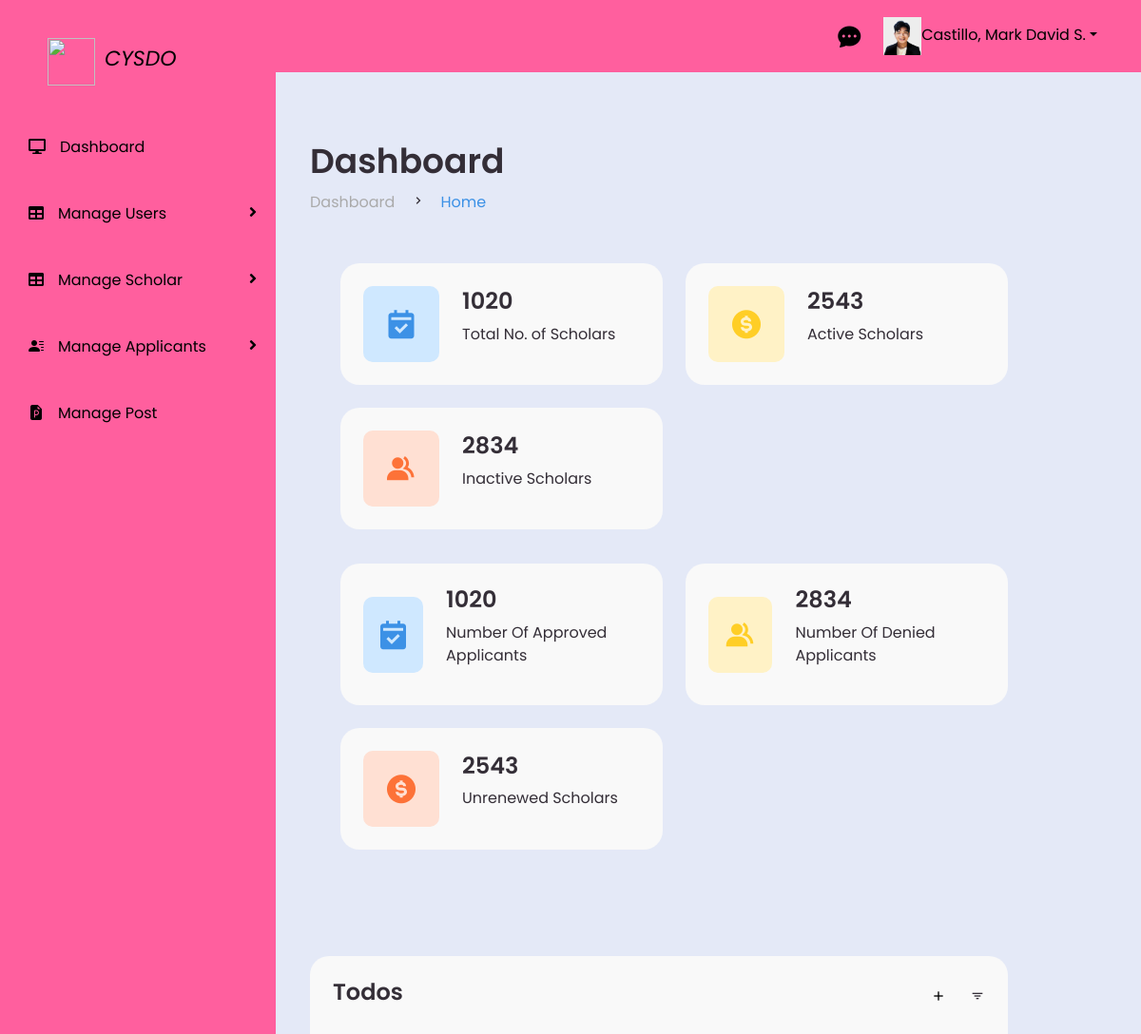
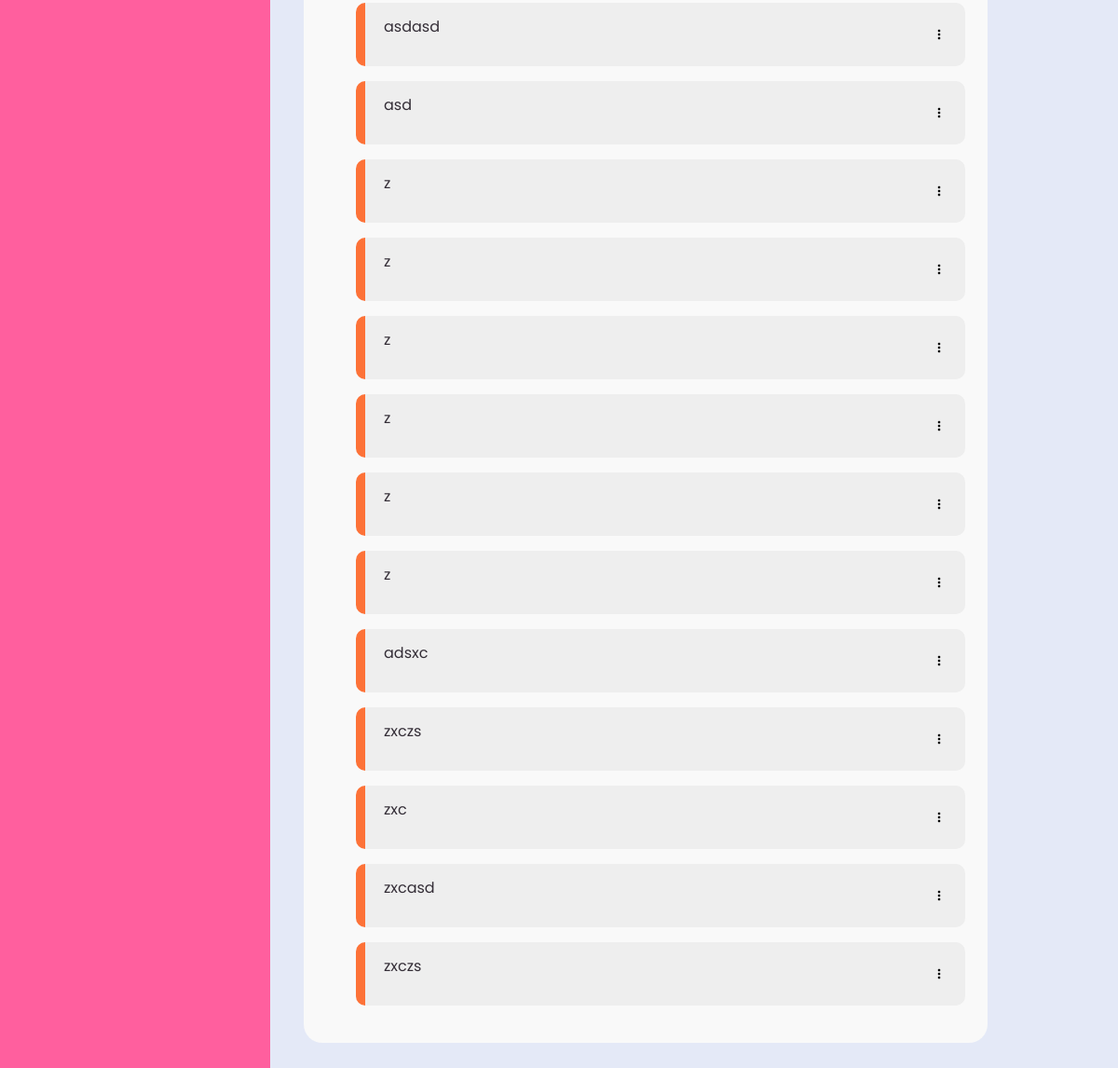
Screenshot of /pages/admin/adminHome.php (signed in) with the database file from the repository (2 pictures, top to bottom).
### tables this page shows
CREATE TABLE `todos` (
  `id` int(11) NOT NULL,
  `todo_text` varchar(255) NOT NULL,
  `completed` tinyint(1) DEFAULT 0,
  `created_at` timestamp NOT NULL DEFAULT current_timestamp()
);

### pages/admin/adminHome.php (the view, shortened to what this page needs)
<html lang="en">
<head>
    <link href="https://cdn.jsdelivr.net/npm/bootstrap@5.3.0/dist/css/bootstrap.min.css" rel="stylesheet">
    <link rel="stylesheet" href="../../style/dashboard.css">
</head>
<body>
    <?php
    if ($_SESSION['role'] === 'admin') {
        include '../../assets/template/profileNav.php';
    } elseif ($_SESSION['role'] === 'staff') {
        include '../../assets/template/staffNavi.php';
    }
    ?>
    <section id="content" class="home-section">
        <?php
        if ($_SESSION['role'] === 'admin') {
        ?> <main>
                <div class="head-title">
                    <div class="left">
                        <h1>Dashboard</h1>
                        <ul class="breadcrumb">
                            <li>
                                <a href="#">Dashboard</a>
                            </li>
                            <li><i class='bx bx-chevron-right'></i></li>
                            <li>
                                <a class="active" href="#">Home</a>
                            </li>
                        </ul>
                    </div>
                </div>
                <ul class="box-info">
                    <li>
                        <i class='bx bxs-calendar-check'></i>
                        <span class="text">
                            <h3>1020</h3>
                            <p>Total No. of Scholars</p>
                        </span>
                    </li>
                    <li>
                        <i class='bx bxs-dollar-circle'></i>
                        <span class="text">
                            <h3>2543</h3>
                            <p>Active Scholars</p>
                        </span>
                    </li>
                    <li>
                        <i class='bx bxs-group'></i>
                        <span class="text">
                            <h3>2834</h3>
                            <p>Inactive Scholars</p>
                        </span>
                    </li>
                </ul>
                <ul class="box-info">
                    <li>
                        <i class='bx bxs-calendar-check'></i>
                        <span class="text">
                            <h3>1020</h3>
                            <p>Number Of Approved Applicants</p>
                        </span>
                    </li>
                    <li>
                        <i class='bx bxs-group'></i>
                        <span class="text">
                            <h3>2834</h3>
                            <p>Number Of Denied Applicants</p>
                        </span>
                    </li>
                    <li>
                        <i class='bx bxs-dollar-circle'></i>
                        <span class="text">
                            <h3>2543</h3>
                            <p>Unrenewed Scholars</p>
                        </span>
                    </li>
                </ul>
        </main>
            <?php } ?>
            <main>
            <div class="table-data">
                <div class="todo">
                    <div class="head">
                        <h3>Todos</h3>
                        <a class="btnAddTodo bx bx-plus dropdown-toggle-split text-black" type="button" data-bs-target="#addTodo" data-bs-toggle="modal" data-bs-whatever="@addTo-do"></a>
                        <i class="bx bx-filter" onclick="toggleTodoList()"></i>
                    </div>
                    <ul class="todo-list">
                        <?php
                        $server = "localhost";
                        $username = "root";
                        $password = "";
                        $db = "cysdo";
                        $conn = new mysqli($server, $username, $password, $db);
                        $sql = "SELECT * FROM todos";
                        $result = $conn->query($sql);
                        if ($result->num_rows > 0) {
                            while ($row = $result->fetch_assoc()) {
                                $completed = $row['completed'] ? 'completed' : 'not-completed';
                                $todoId = $row['id'];
                                $todoText = $row['todo_text'];
                        ?>
                                <li class="<?php echo $completed; ?>" data-id="<?php echo $todoId; ?>">
                                    <p><?php echo $todoText; ?></p>
                                    <div class="dropdown-center">
                                        <a class="bx bx-dots-vertical-rounded text-black" type="button" data-bs-toggle="dropdown" aria-expanded="false">
                                        </a>
                                    </div>
                                </li>
                        <?php
                            }
                        } else {
                            echo "No todos found.";
                        }
                        ?>
                    </ul>
                </div>
            </div>
            </main>
    </section>
</body>
</html>

### assets/template/profileNav.php (shortened to what this page needs)
<?php
include '../include/dbConnection.php';
$adminId = $_SESSION['user'];
$sql = "SELECT * FROM admin WHERE full_name = '$adminId'";
$result = mysqli_query($conn, $sql);
if ($result) {
  if (mysqli_num_rows($result) > 0) {
    $row = mysqli_fetch_assoc($result);
    extract($row);
  } else {
    echo "No row found with the specified ID.";
  }
} else {
  echo "Error executing the query: " . mysqli_error($conn);
}
?>
<html lang="en" dir="ltr">
<head>
  <link rel="stylesheet" href="https://cdnjs.cloudflare.com/ajax/libs/font-awesome/5.15.1/css/all.min.css">
  <link rel="stylesheet" href="https://cdn.jsdelivr.net/npm/bootstrap-icons@1.10.5/font/bootstrap-icons.css">
  <link href='https://unpkg.com/boxicons@2.0.7/css/boxicons.min.css' rel='stylesheet'>
</head>
<body>
  <div class="navBar">
    <div class="messageBtn me-2">
      <a class="msgBtn bi bi-chat-dots-fill text-black fs-4" href="chattingSystem.php"></a>
    </div>
    <ul class="navProfile nav nav-pills justify-content-end">
      <li class="nav-item dropdown">
        <a class="nav-link dropdown-toggle text-black" data-bs-toggle="dropdown" href="#" role="button" aria-expanded="false"><img id="profileImage" src="../../uploads/admin/<?php echo $image ?>" style="height: 40px; width: 40px;"><?php echo $_SESSION['user']; ?></a>
      </li>
    </ul>
  </div>
  <div class="side-bar">
    <div>
      <a class="sideHead nav-link text-black" role="none" aria-expanded="false"><img src="../../assets/image/CysdoLogo.png" style="height: 50px; width: 50px;" class="sideLogo"><i class="caption">CYSDO</i></a>
    </div>
    <div class="menu">
      <div class="item"><a href="adminHome.php"><i class="fas fa-desktop"></i>Dashboard</a></div>
      <div class="item">
        <a class="sub-btn"><i class="fas fa-table"></i>Manage Users<i class="fas fa-angle-right dropdown"></i></a>
      </div>
      <div class="item">
        <a class="sub-btn"><i class="fas fa-table"></i>Manage Scholar<i class="fas fa-angle-right dropdown"></i></a>
      </div>
      <div class="item">
        <a class="sub-btn"><i class="bi bi-person-lines-fill"></i></i>Manage Applicants<i class="fas fa-angle-right dropdown"></i></a>
      </div>
      <div class="item"><a href="postUpdate.php"><i class="bi bi-file-earmark-ppt-fill"></i></i>Manage Post</a></div>
    </div>
  </div>
  <section class="home-section">
  </section>
</body>
</html>

### style/dashboard.css (style rules this page uses)
* { margin: 0; padding: 0; box-sizing: border-box; }
a { text-decoration: none; }
li { list-style: none; }
:root { --poppins: 'Poppins', sans-serif; --lato: 'Lato', sans-serif; --light: #F9F9F9; --blue: #3C91E6; --green: #3ce64a; --light-blue: #CFE8FF; --grey: #eee; --dark-grey: #AAAAAA; --dark: #342E37; --red: #DB504A; --yellow: #FFCE26; --light-yellow: #FFF2C6; --orange: #FD7238; --light-orange: #FFE0D3; }
html { overflow-x: hidden; }
body { background: var(--grey); overflow-x: hidden; }
#content main { width: 100%; padding: 36px 24px; font-family: var(--poppins); padding-right: 100px; }
#content main .head-title { display: flex; align-items: center; justify-content: space-between; grid-gap: 16px; flex-wrap: wrap; }
#content main .head-title .left h1 { font-size: 36px; font-weight: 600; margin-bottom: 10px; color: var(--dark); }
#content main .head-title .left .breadcrumb { display: flex; align-items: center; grid-gap: 16px; }
#content main .head-title .left .breadcrumb li { color: var(--dark); }
#content main .head-title .left .breadcrumb li a { color: var(--dark-grey); pointer-events: none; }
#content main .head-title .left .breadcrumb li a.active { color: var(--blue); pointer-events: unset; }
#content main .box-info { display: grid; grid-template-columns: repeat(auto-fit, minmax(240px, 1fr)); grid-gap: 24px; margin-top: 36px; }
#content main .box-info li { padding: 24px; background: var(--light); border-radius: 20px; display: flex; align-items: center; grid-gap: 24px; }
#content main .box-info li .bx { width: 80px; height: 80px; border-radius: 10px; font-size: 36px; display: flex; justify-content: center; align-items: center; }
#content main .box-info li:nth-child(1) .bx { background: var(--light-blue); color: var(--blue); }
#content main .box-info li:nth-child(2) .bx { background: var(--light-yellow); color: var(--yellow); }
#content main .box-info li:nth-child(3) .bx { background: var(--light-orange); color: var(--orange); }
#content main .box-info li .text h3 { font-size: 24px; font-weight: 600; color: var(--dark); }
#content main .box-info li .text p { color: var(--dark); }
#content main .table-data { display: flex; grid-gap: 24px; margin-top: 24px; width: 100%; color: var(--dark); }
#content main .table-data>div { border-radius: 20px; background: var(--light); padding: 24px; overflow-x: auto; }
#content main .table-data .head { display: flex; align-items: center; grid-gap: 16px; margin-bottom: 24px; }
#content main .table-data .head h3 { margin-right: auto; font-size: 24px; font-weight: 600; }
#content main .table-data .head .bx { cursor: pointer; }
#content main .table-data .todo { flex-grow: 1; flex-basis: 300px; }
#content main .table-data .todo .todo-list { width: 100%; }
#content main .table-data .todo .todo-list li { width: 100%; margin-bottom: 16px; background: var(--grey); border-radius: 10px; padding: 14px 20px; display: flex; justify-content: space-between; align-items: center; }
#content main .table-data .todo .todo-list li .bx { cursor: pointer; }
#content main .table-data .todo .todo-list li.not-completed { border-left: 10px solid var(--orange); }
#content main .table-data .todo .todo-list li:last-child { margin-bottom: 0; }

### assets/template/profileNav.php (style rules this page uses)
* { margin: 0; padding: 0; box-sizing: border-box; font-family: "Poppins", sans-serif; }
body { background-color: whitesmoke; background-size: cover; background-position: center; }
.side-bar { background: #FF5F9E; width: 290px; height: 100%; position: fixed; top: 0; overflow-y: auto; }
.navBar { background: #FF5F9E; padding-top: 10px; padding-bottom: 10px; justify-content: end; }
.navProfile { margin-right: 30px; }
.side-bar .menu { width: 100%; margin-top: 30px; }
.side-bar .menu .item { position: relative; cursor: pointer; }
.side-bar .menu .item a { color: #000; font-size: 16px; text-decoration: none; display: block; padding: 5px 30px; line-height: 60px; }
.side-bar .menu .item i { margin-right: 15px; }
.side-bar .menu .item a .dropdown { position: absolute; right: 0; margin: 20px; transition: 0.3s ease; }
.caption { margin-top: 20px; margin-left: 10px; font-size: 22px; }
.sideLogo { margin-left: 20px; }
.sideHead { margin-top: 40px; margin-left: 30px; }
.home-section { position: relative; background: #E4E9F7; margin-left: 20px; left: 270px; width: calc(100% - 280px); transition: all 0.5s ease; padding: 12px; padding-right: 50px; }

### rows the page displays
todos: todo_text "asdasd"
todos: todo_text "asd"
todos: todo_text "z"
todos: todo_text "z"
todos: todo_text "z"
todos: todo_text "z"
todos: todo_text "z"
todos: todo_text "z"
todos: todo_text "adsxc"
todos: todo_text "zxczs"
todos: todo_text "zxc"
todos: todo_text "zxcasd"
todos: todo_text "zxczs"

### other values shown
$_SESSION['user'] "Castillo, Mark David S."
